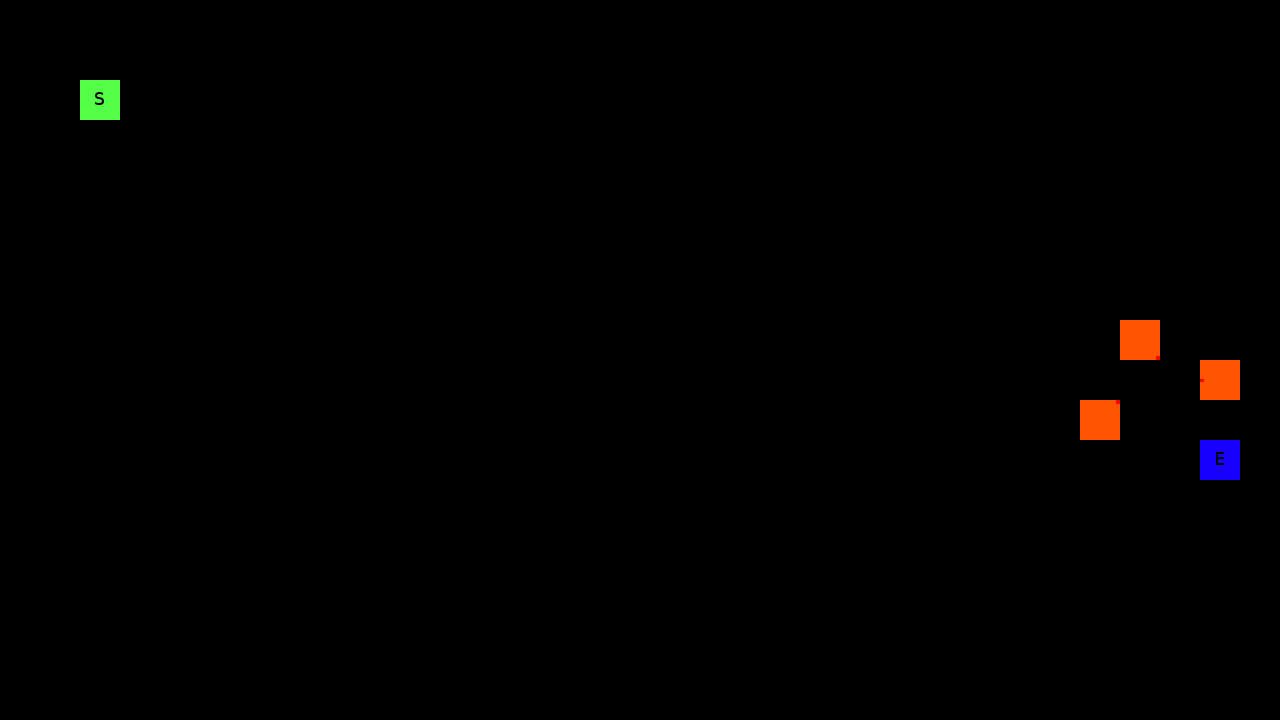

A 2D game scene composited from a Tiled map and its tileset images. What follows is a short description and the map's XML, with each tile layer's data collapsed to a summary:
An orthogonal 32x18 tile map with 40x40 px tiles, 2 tile layers (Meta, Collision), 1 hidden layer not drawn.

<map version="1.0" orientation="orthogonal" width="32" height="18" tilewidth="40" tileheight="40">
 <tileset firstgid="1" name="tileset" tilewidth="40" tileheight="40">
  <image source="../img/tileset.png" width="200" height="120" />
 </tileset>
 <layer name="Meta" width="32" height="18">
  <data>[576 cells, 5 non-empty, 5 distinct tile ids]</data>
 </layer>
 <layer name="Collision" width="32" height="18">
  <data>[576 cells, 269 non-empty, 1 distinct tile ids]</data>
 </layer>
 <layer name="Visual" width="32" height="18" visible="0">
  <data>[576 cells, 0 non-empty, 0 distinct tile ids]</data>
 </layer>
</map>
